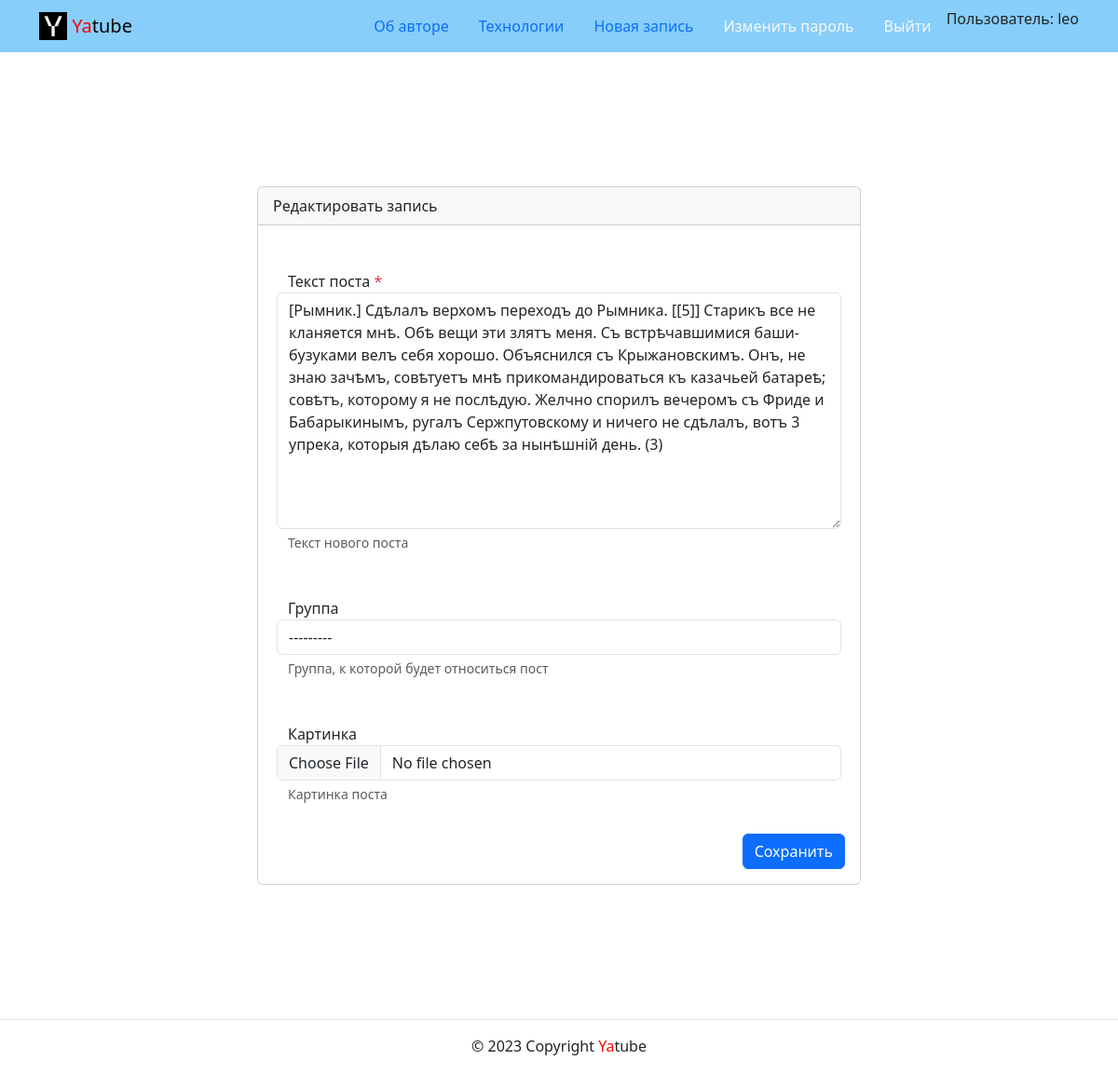
/posts/36/edit/ (signed in), run on the app's committed database.
### posts/models.py (models this page shows, shortened)
class Post(CreatedModel):
    text = models.TextField(
        'Текст поста',
        help_text='Введите текст поста'
    )
    author = models.ForeignKey(
        User,
        on_delete=models.CASCADE,
        related_name='posts',
        verbose_name='Автор',
    )
    group = models.ForeignKey(
        Group,
        blank=True,
        null=True,
        on_delete=models.SET_NULL,
        related_name='posts',
        verbose_name='Группа',
        help_text='Укажите название вашей группы',
    )
    image = models.ImageField(
        'Картинка',
        upload_to='posts/',
        blank=True
    )
    class Meta:
        ordering = ['-pub_date']

### posts/views.py (the view)
@login_required
def post_edit(request, post_id):
    post = get_object_or_404(Post, pk=post_id)
    if post.author != request.user:
        return redirect('posts:post_detail', post_id)
    form = PostForm(
        request.POST or None,
        files=request.FILES or None,
        instance=post
    )
    if form.is_valid():
        form.save()
        return redirect('posts:post_detail', post_id)
    return render(
        request,
        'posts/create_post.html',
        {
            'form': form,
            'is_edit': True,
        }
    )

### posts/forms.py
class PostForm(forms.ModelForm):
    class Meta:
        model = Post
        fields = ('text', 'group', 'image')
        labels = {
            'text': 'Текст поста',
            'group': 'Группа'
        }
        help_texts = {
            'text': 'Текст нового поста',
            'group': 'Группа, к которой будет относиться пост',
            'image': 'Картинка поста',
        }

### core/context_processors/year.py (called while the page is built)
def year(request):
    return {
        'year': timezone.now().year,
    }

### core/templatetags/user_filters.py (called while the page is built)
@register.filter
def addclass(field, css):
    return field.as_widget(attrs={'class': css})

### posts/models.py (called while the page is built)
    def __str__(self):
        return self.title

### templates/posts/create_post.html (shortened to what this page needs)
{% extends 'base.html' %}
{% block content %}
  <div class="container py-5">
    <div class="row justify-content-center">
      <div class="col-md-8 p-5">
        <div class="card">
          <div class="card-header">
            {% if is_edit %}
              Редактировать запись
            {% else %}
              Новый пост
            {% endif %}
          </div>
          <div class="card-body">
            <form method="post" enctype="multipart/form-data">
              {% include 'includes/form_fields_display.html' %}
              <div class="d-flex justify-content-end">
                <button type="submit" class="btn btn-primary">
                  {% if is_edit %}
                    Сохранить
                  {% else %}
                    Добавить
                  {% endif %}
                </button>
              </div>
            </form>
          </div>
        </div>
      </div>
    </div>
  </div>
{% endblock %}

### templates/includes/header.html (shortened to what this page needs)
{% load static %}
{% with request.resolver_match.view_name as view_name %}
  <header>
    <nav class="navbar navbar-light" style="background-color: lightskyblue">
      <div class="container">
        <a class="navbar-brand" href="{% url 'posts:index' %}">
          <img src="{% static 'img/logo.png' %}" width="30" height="30" class="d-inline-block align-top" alt="">
          <span style="color:red">Ya</span>tube
        </a>
        <ul class="nav nav-pills">
          <li class="nav-item">
            <a class="nav-link {% if view_name  == 'about:author' %}active{% endif %}" href="{% url 'about:author' %}">Об авторе</a>
          </li>
          <li class="nav-item">
            <a class="nav-link {% if view_name  == 'about:tech' %}active{% endif %}" href="{% url 'about:tech' %}">Технологии</a>
          </li>
          {% if user.is_authenticated %}
            <li class="nav-item">
              <a class="nav-link {% if view_name  == 'posts:post_create' %}active{% endif %}" href="{% url 'posts:post_create' %}">Новая запись</a>
            </li>
            <li class="nav-item">
              <a class="nav-link link-light {% if view_name  == 'users:password_change_form' %}active{% endif %}" href="{% url 'users:password_change_form' %}">Изменить пароль</a>
            </li>
            <li class="nav-item">
              <a class="nav-link link-light {% if view_name  == 'users:logout' %}active{% endif %}" href="{% url 'users:logout' %}">Выйти</a>
            </li>
            <li>
              Пользователь: {{ user.username }}
            </li>
          {% endif %}
        </ul>
      </div>
    </nav>
  </header>
{% endwith %}

### templates/includes/form_fields_display.html
{% load user_filters %}
{% for field in form %}
  <div class="form-group row my-3 p-3">
    <label for="{{ field.id_for_label }}">
      {{ field.label }}
      {% if field.field.required %}
        <span class="required text-danger">*</span>
      {% endif %}
    </label>
    {{ field|addclass:"form-control" }}
    {% if field.help_text %}
      <small
        id="{{ field.id_for_label }}-help"
        class="form-text text-muted">
        {{ field.help_text|safe }}
      </small>
    {% endif %}
  </div>
{% endfor %}

### data on the page
Post: form "[Рымник.] Сдѣлалъ верхомъ переходъ до Рымника. [[5]] Старикъ все не кланяется мнѣ. Обѣ вещи эти злятъ меня. Съ встрѣчавшимися баши-бузуками велъ себя хорошо. Объяснился съ Крыжановскимъ. Онъ, не знаю зачѣмъ, совѣтуетъ мнѣ прикомандироваться къ казачьей батареѣ; совѣтъ, которому я не послѣдую. Желчно спорилъ вечеромъ съ Фриде и Бабарыкинымъ, ругалъ Сержпутовскому и ничего не сдѣлалъ, вотъ 3 упрека, которыя дѣлаю себѣ за нынѣшній день. (3)" "---------"

### other printed values
{{ user.username }} "leo"
{{ field.label }} "Текст поста" "Группа" "Картинка"
{{ field.help_text|safe }} "Текст нового поста" "Группа, к которой будет относиться пост" "Картинка поста"
